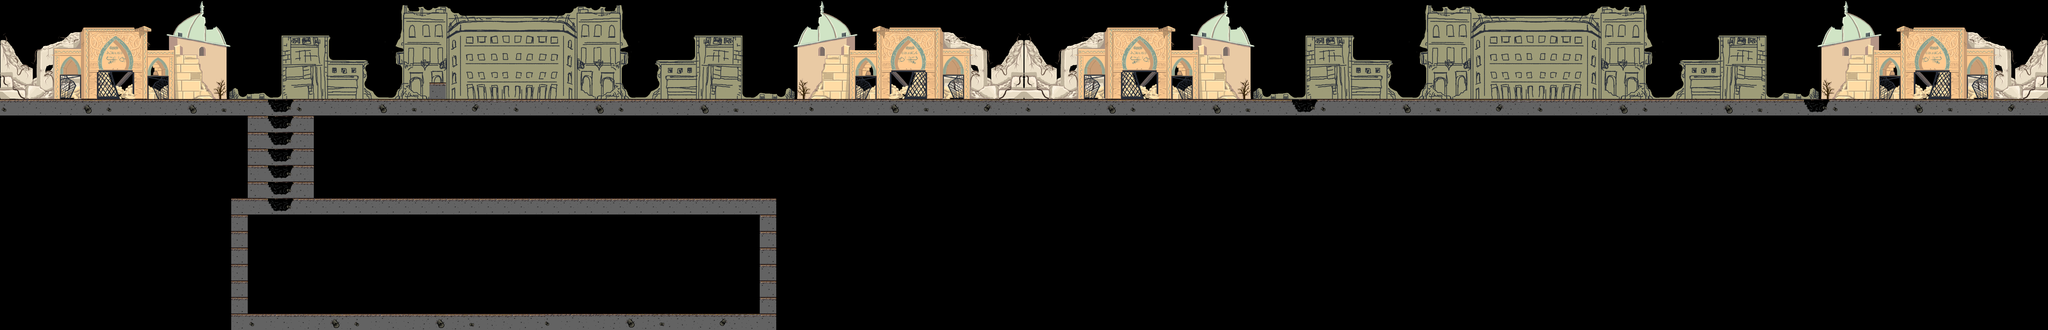

Tiled map render using the project's own tile images. Description and the map definition, with tile-layer contents summarised, below:
An orthogonal 124x20 tile map with 64x64 px tiles, 3 tile layers (backg, hole, floor).

<map version="1.4" tiledversion="1.4.3" orientation="orthogonal" renderorder="right-down" width="124" height="20" tilewidth="64" tileheight="64" infinite="0" nextlayerid="4" nextobjectid="1">
 <editorsettings>
  <export target="c.json" format="json" />
 </editorsettings>
 <tileset firstgid="1" name="sprite_sheet1" tilewidth="64" tileheight="64" tilecount="315" columns="45">
  <image source="../../../ref/sprite.png" width="2880" height="448" />
 </tileset>
 <layer id="1" name="backg" width="124" height="20">
  <data>[2480 cells, 745 non-empty, 187 distinct tile ids]</data>
 </layer>
 <layer id="3" name="hole" width="124" height="20">
  <data>[2480 cells, 14 non-empty, 2 distinct tile ids]</data>
 </layer>
 <layer id="2" name="floor" width="124" height="20">
  <properties>
   <property name="collides" type="bool" value="true" />
  </properties>
  <data>[2480 cells, 216 non-empty, 39 distinct tile ids]</data>
 </layer>
</map>
